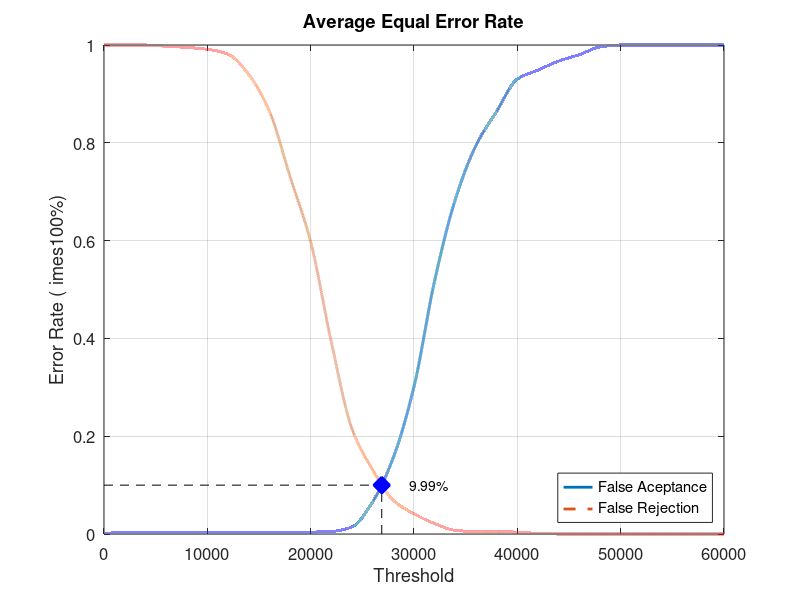
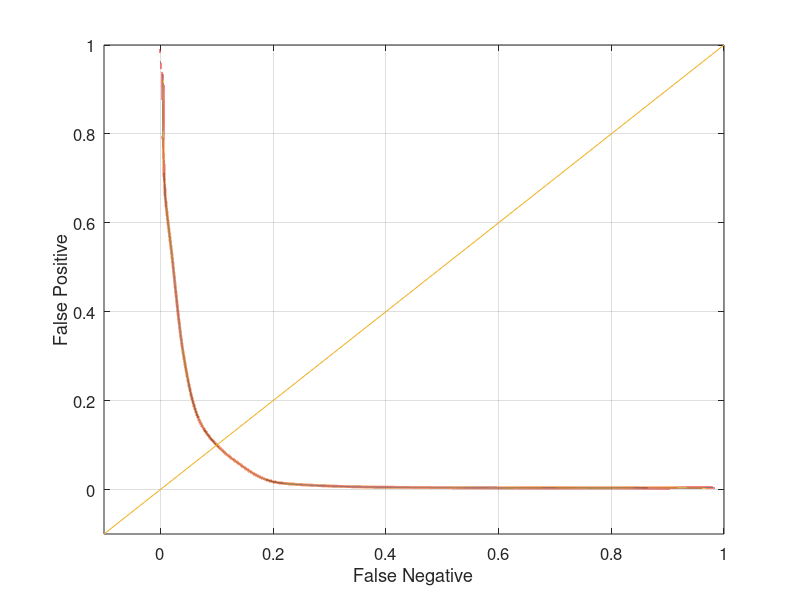

Reproduce these figures in MATLAB, in order.
close all;
clear;
clc;
x = 0:2000:60000;
xq = 0:0.5:60000;

y0 = [0 0.00394737 0.00394737 0.00394737 0.00394737 0.00394737 0.00394737 0.00394737 0.00394737 0.00394737 0.00394737 0.00526316 0.0144737 0.0657895 0.156579 0.301316 0.518421 0.684211 0.794737 0.864474 0.930263 0.948684 0.967105 0.980263 0.996053 1 1 1 1 1 1]
yy0 = interp1(x, y0, xq, 'pchip');
y1 = [1 1 1 0.9975 0.995 0.99125 0.98125 0.94 0.865 0.73125 0.5975 0.3925 0.215 0.13125 0.06875 0.04125 0.02125 0.0075 0.005 0.005 0.00375 0.00125 0 0 0 0 0 0 0 0 0]
yy1 = interp1(x, y1, xq, 'pchip');

% Calculating EER: 
y2 = abs(y0 - y1);
find(y2 == min(y2))
yy2 = abs(yy0 - yy1);
xEER = find(yy2 == min(yy2));
xEERIndex = xq(xEER) % X-axis EER
yEER = yy0(xEER) % Y-axis EER

main = figure
plot(xq, yy0,'-','LineWidth', 2);	hold on
plot(xq, yy1,'--','LineWidth', 2);	hold on
plot([xEERIndex xEERIndex], [0 yEER], 'k--');	hold on
plot([0 xEERIndex], [yEER yEER], 'k--');	hold on
plot(xEERIndex, yEER, 'bx', 'LineWidth', 10);	hold on
text(xEERIndex + 10 * xEERIndex / 100, yEER, [num2str(round((10000 * yEER)) / 100) '%'])
legend('False Aceptance', 'False Rejection', 'Location', 'SouthEast')
xlabel('Threshold')
ylabel('Error Rate (	imes100%)')
title('Average Equal Error Rate')
set(gca, 'FontSize', 12)
axis([0 60000 0 1])
grid on

print(main, 'Experiment2AverageMain', '-dpng');
FNRxFPR = figure('Color', [1 1 1]);
plot(yy1, yy0, '-', yy1, yy0, 'LineWidth', 2);
hold on
y = -0.1:0.1:1
plot(y, y); 
set(gca, 'FontSize', 12)
xlabel('False Negative')
ylabel('False Positive')
axis([-0.1 1 -0.1 1])
set(gca, 'FontSize', 12)
grid on

print(FNRxFPR, 'Experiment2AverageFNRxFPR','-dpng');
